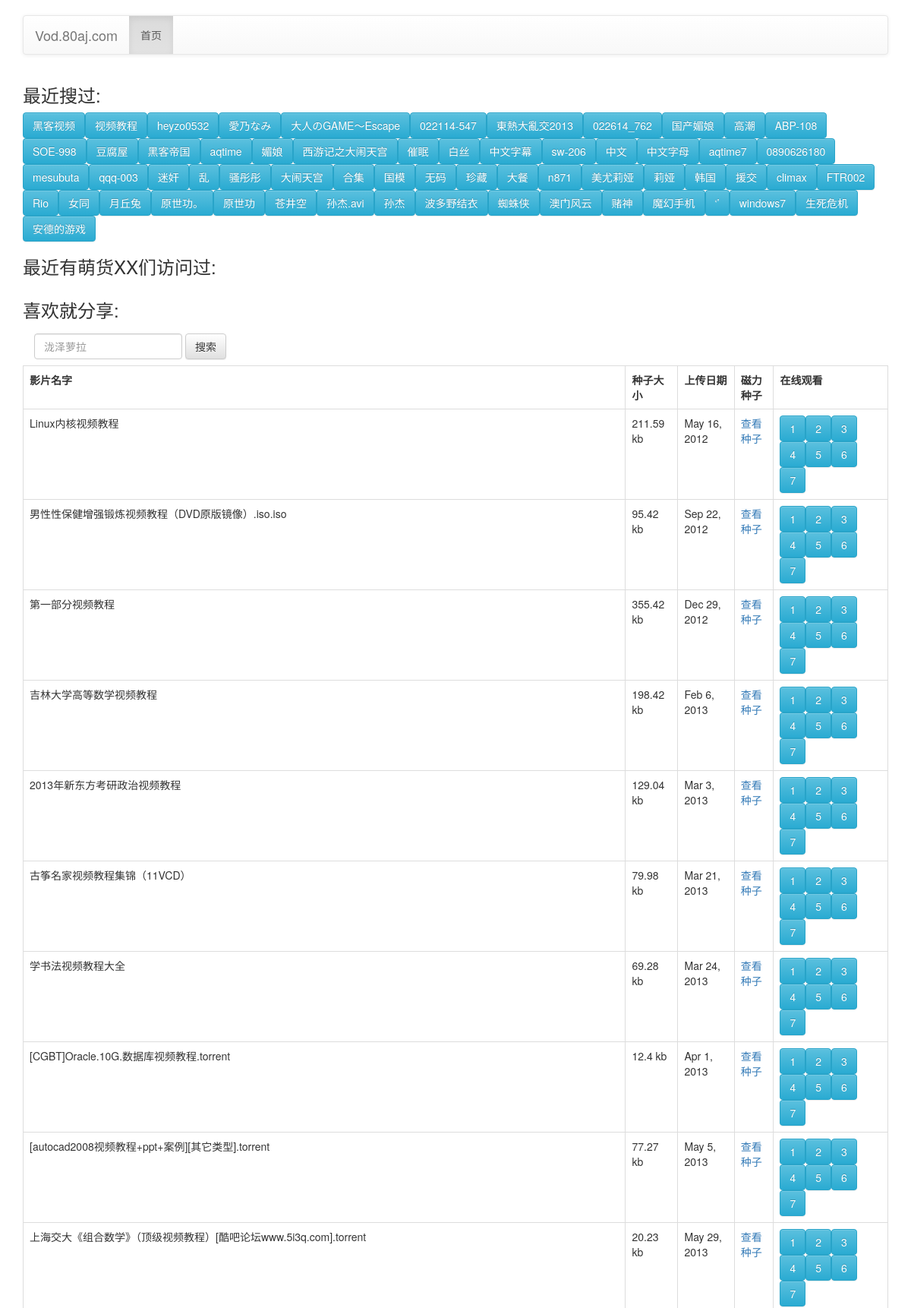
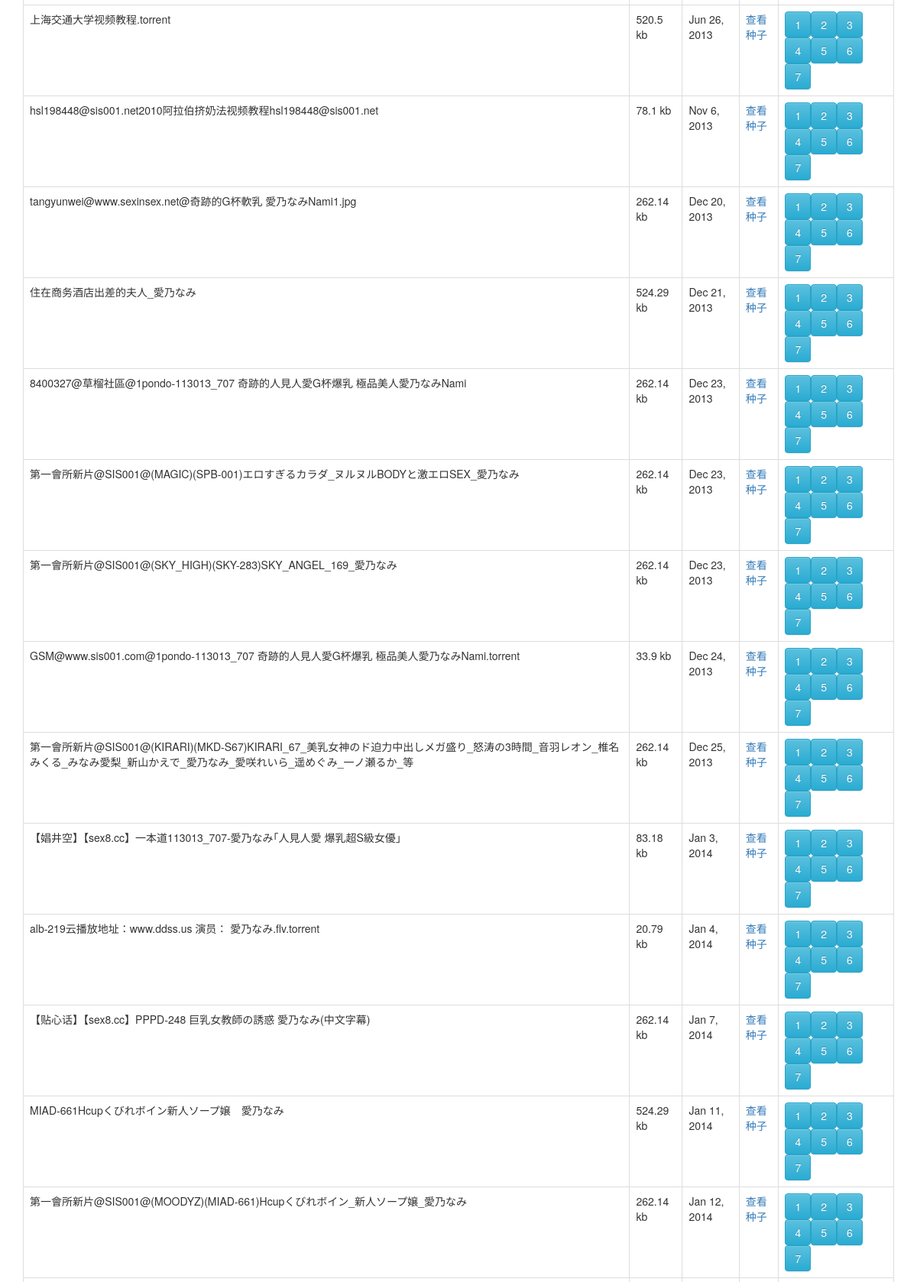
The page / (upper part) on the database its author committed (2 pictures, top to bottom).
### tables this page shows
CREATE TABLE IF NOT EXISTS `video` (
  `tid` bigint(20) unsigned NOT NULL AUTO_INCREMENT,
  `vod_name` varchar(256) NOT NULL,
  `vod_size` varchar(32) NOT NULL,
  `vod_date` varchar(32) NOT NULL,
  `createtime` timestamp NOT NULL DEFAULT CURRENT_TIMESTAMP,
  `tag` varchar(128) NOT NULL,
  `url` text NOT NULL,
  `status` int(11) NOT NULL DEFAULT '1',
  UNIQUE KEY `tid` (`tid`),
  UNIQUE KEY `name_size_date` (`vod_name`,`vod_size`,`vod_date`)
);

### config.php (called while the page is built)
<?php
$db_host = "localhost";
$db_user = "###";
$db_pass = "###";
$db_name = "###";

### db_mysql.php (called while the page is built, shortened)
<?php
class mysql {
	private $db_host;
	private $db_user;
	private $db_pwd;
	private $conn;
	private $result;
	private $show_error = false;
	public function __construct($db_host, $db_user, $db_pwd, $db_database, $coding = "utf8") {
		$this->db_host = $db_host;
		$this->db_user = $db_user;
		$this->db_pwd = $db_pwd;
		$this->db_database = $db_database;
		$this->coding = $coding;
	}
	public function connect() {
		$this->conn = mysql_connect ( $this->db_host, $this->db_user, $this->db_pwd );
	}
	public function query($sql) {
		$this->sql = $sql;
		$result = mysql_query ( $this->sql, $this->conn );
		if (! $result) {
			if ($this->show_error) {
				$this->show_error ( "错误SQL语句：", $this->sql );
			}
		} else {
			$this->result = $result;
		}
		return $this->result;
	}
	public function fetch_sql($sql, $key = null) {
		$data = array ();
		$result = $this->query ( $sql );
		while ( $row = mysql_fetch_object ( $result ) ) {
			if (! empty ( $key )) {
				$data [$row->{$key}] = $row;
			} else {
				$data [] = $row;
			}
		}
		return $data;
	}
}

### index.php (the view, shortened to what this page needs)
<?php
$keyword = '泷泽萝拉';
include 'config.php';
include 'db_mysql.php';
$db = new mysql ( $db_host, $db_user, $db_pass, $db_name );
?>
<!DOCTYPE html PUBLIC "-//W3C//DTD XHTML 1.0 Transitional//EN" "http://www.w3.org/TR/xhtml1/DTD/xhtml1-transitional.dtd">
<html xmlns="http://www.w3.org/1999/xhtml">
<head>
	<link rel="stylesheet"
		href="http://cdn.bootcss.com/twitter-bootstrap/3.0.3/css/bootstrap.min.css">
		<link rel="stylesheet"
			href="http://cdn.bootcss.com/twitter-bootstrap/3.0.3/css/bootstrap-theme.min.css">
			<link href="justified-nav.css" rel="stylesheet">
</head>
<body>
	<div class="container">
		 <div class="navbar navbar-default" role="navigation">
        <div class="navbar-header">
          <a class="navbar-brand" href="http://vod.80aj.com">Vod.80aj.com</a>
        </div>
        <div class="navbar-collapse collapse">
          <ul class="nav navbar-nav">
            <li class="active"><a href="http://vod.80aj.com">首页</a></li>
          </ul>
        </div>
      </div>
      <?php
      	$search_list = $db->fetch_sql ( "select distinct(tags) as tags from video_tags order by id desc limit 60" );
      ?>
      <div class="row">
      	<div class="col-lg-12">
      		<h3>最近搜过:</h3>
      		<?php
      		foreach($search_list as $word){
      			echo '<a href="index.php?keyword='.$word->tags.'" class="btn btn-info" target="_blank">'.$word->tags.'</a>';
      		}
      		?>
      	</div>
      </div>
		<div class="row">
			<div class="col-lg-12">
				<h3>最近有萌货XX们访问过:</h3>
			</div>
		</div>
		<div class="row">
			<div class="col-lg-12">
				<h3>喜欢就分享:</h3>
			</div>
		</div>
		<form class="navbar-form navbar-left" role="search" method="post"
			action="search.php">
			<div class="form-group">
				<input type="text" class="form-control"
					placeholder="<?php echo htmlspecialchars($keyword);?>" name="keyword">
			</div>
			<button type="submit" class="btn btn-default">搜索</button>
		</form>
	<?php
	$lu_list = $db->fetch_sql ( "select * from video where status=1 {$where} order by tid desc limit 60" );
	$header_url = array (
			'http://www.m7766.com/yundianbo/index.php#!u=',
			'http://www.huoyan.tv/api.php#!u=',
			'http://www.ruyiba.cn/index.php#!u=',
			'http://www.weivod.com/?u=',
			'http://bbs.xzrj.cc/yun/vod.html?url=',
			'http://www.vodzx.com/#!u=',
			'http://www.clsydb.com/yundianbo/index.php#!u='
	);
	echo "<table class=\"table table-bordered\" border=\"1\"><tr><th>影片名字</th><th>种子大小</th><th>上传日期</th><th>磁力种子</th><th>在线观看</th></tr>";
	foreach ( $lu_list as $lu ) {
		echo "<tr>";
		echo "<td>" . $lu->vod_name . "</td>";
		echo "<td>" . $lu->vod_size . "</td>";
		echo "<td>" . $lu->vod_date . "</td>";
		echo "<td><a href=\"" . $lu->url . "\" target=\"_blank\">查看种子<a></td>";
		echo "<td>";
		$n = 1;
		foreach ( $header_url as $head_url ) {
			echo "<a class=\"btn btn-info\" href=\"" . $head_url . $lu->url . "\" target=\"_blank\">$n</a>";
			$n ++;
		}
		echo "</td></tr>";
	}
	echo "</table>";
	?>
	</div>
</body>
</html>

### css/justified-nav.css (style rules this page uses)
body { padding-top: 20px; }

### rows shown on the page
video: vod_name "Linux内核视频教程", vod_size "211.59 kb", vod_date "May 16, 2012"
video: vod_name "男性性保健增强锻炼视频教程（DVD原版镜像）.iso.iso", vod_size "95.42 kb", vod_date "Sep 22, 2012"
video: vod_name "第一部分视频教程", vod_size "355.42 kb", vod_date "Dec 29, 2012"
video: vod_name "吉林大学高等数学视频教程", vod_size "198.42 kb", vod_date "Feb 6, 2013"
video: vod_name "2013年新东方考研政治视频教程", vod_size "129.04 kb", vod_date "Mar 3, 2013"
video: vod_name "古筝名家视频教程集锦（11VCD）", vod_size "79.98 kb", vod_date "Mar 21, 2013"
video: vod_name "学书法视频教程大全", vod_size "69.28 kb", vod_date "Mar 24, 2013"
video: vod_name "[CGBT]Oracle.10G.数据库视频教程.torrent", vod_size "12.4 kb", vod_date "Apr 1, 2013"
video: vod_name "[autocad2008视频教程+ppt+案例][其它类型].torrent", vod_size "77.27 kb", vod_date "May 5, 2013"
video: vod_name "上海交大《组合数学》（顶级视频教程）[酷吧论坛www.5i3q.com].torrent", vod_size "20.23 kb", vod_date "May 29, 2013"
video: vod_name "上海交通大学视频教程.torrent", vod_size "520.5 kb", vod_date "Jun 26, 2013"
video: vod_name "hsl198448@sis001.net2010阿拉伯挤奶法视频教程hsl198448@sis001.net", vod_size "78.1 kb", vod_date "Nov 6, 2013"
video: vod_name "tangyunwei@www.sexinsex.net@奇跡的G杯軟乳 愛乃なみNami1.jpg", vod_size "262.14 kb", vod_date "Dec 20, 2013"
video: vod_name "住在商务酒店出差的夫人_愛乃なみ", vod_size "524.29 kb", vod_date "Dec 21, 2013"
video: vod_name "8400327@草榴社區@1pondo-113013_707 奇跡的人見人愛G杯爆乳 極品美人愛乃なみNami", vod_size "262.14 kb", vod_date "Dec 23, 2013"
video: vod_name "第一會所新片@SIS001@(MAGIC)(SPB-001)エロすぎるカラダ_ヌルヌルBODYと激エロSEX_愛乃なみ", vod_size "262.14 kb", vod_date "Dec 23, 2013"
video: vod_name "第一會所新片@SIS001@(SKY_HIGH)(SKY-283)SKY_ANGEL_169_愛乃なみ", vod_size "262.14 kb", vod_date "Dec 23, 2013"
video: vod_name "GSM@www.sis001.com@1pondo-113013_707 奇跡的人見人愛G杯爆乳 極品美人愛乃なみNami.torrent", vod_size "33.9 kb", vod_date "Dec 24, 2013"
video: vod_name "第一會所新片@SIS001@(KIRARI)(MKD-S67)KIRARI_67_美乳女神のド迫力中出しメガ盛り_怒涛の3時間_音羽レオン_椎名みくる_みなみ愛梨_新山かえで_愛乃なみ_愛咲れいら_遥めぐみ_一ノ瀬るか_等", vod_size "262.14 kb", vod_date "Dec 25, 2013"
video: vod_name "【娼井空】【sex8.cc】一本道113013_707-愛乃なみ｢人見人愛 爆乳超S級女優｣", vod_size "83.18 kb", vod_date "Jan 3, 2014"
video: vod_name "alb-219云播放地址：www.ddss.us 演员： 愛乃なみ.flv.torrent", vod_size "20.79 kb", vod_date "Jan 4, 2014"
video: vod_name "【贴心话】【sex8.cc】PPPD-248 巨乳女教師の誘惑 愛乃なみ(中文字幕)", vod_size "262.14 kb", vod_date "Jan 7, 2014"
video: vod_name "MIAD-661Hcupくびれボイン新人ソープ嬢 愛乃なみ", vod_size "524.29 kb", vod_date "Jan 11, 2014"
video: vod_name "第一會所新片@SIS001@(MOODYZ)(MIAD-661)Hcupくびれボイン_新人ソープ嬢_愛乃なみ", vod_size "262.14 kb", vod_date "Jan 12, 2014"

### other values the page prints
$word->tags "黑客视频"
$word->tags "视频教程"
$word->tags "heyzo0532"
$word->tags "愛乃なみ"
$word->tags "大人のGAME～Escape"
$word->tags "022114-547"
$word->tags "東熱大亂交2013"
$word->tags "022614_762"
$word->tags "国产媚娘"
$word->tags "高潮"
$word->tags "ABP-108"
$word->tags "SOE-998"
$word->tags "豆腐屋"
$word->tags "黑客帝国"
$word->tags "aqtime"
